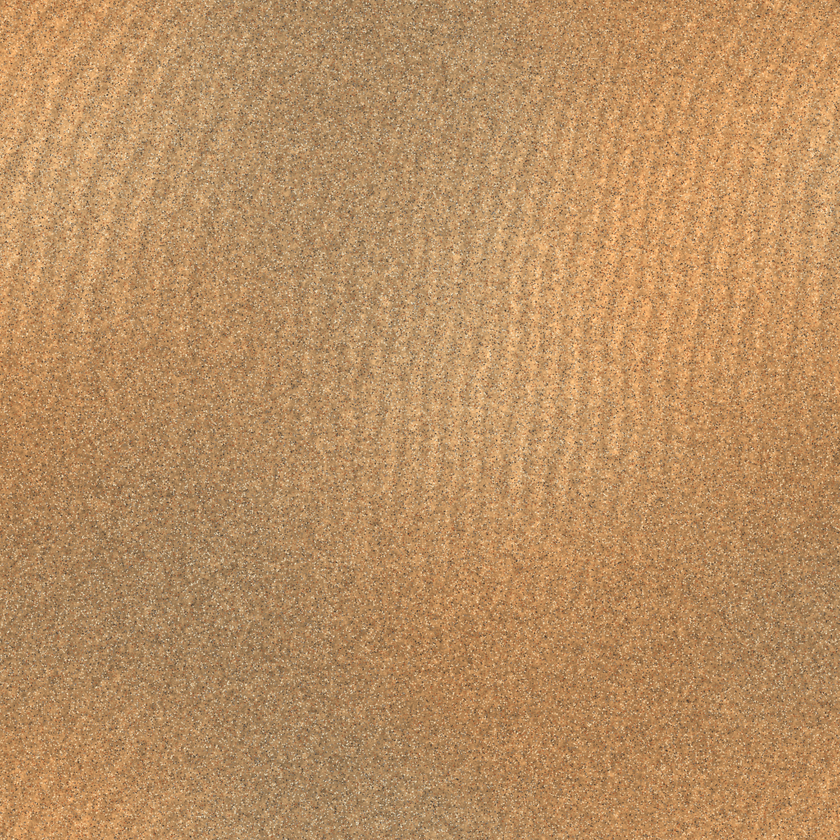
#> input picture assets/sand_albedo.png, 840 x 840 px, shrunk from 1024 x 1024 before the run
$ python make_dust.py
#> lines starting #> are read from the running program, lines starting #| are printed output that depends on the picture
#!/usr/bin/env python3
"""Wind-blown sand lying on the wooden pieces and the clay tablet, as decal textures
(RGBA, straight alpha) in ../assets: dust_<name>.png.

Needs numpy + pillow:   python3 tools/make_dust.py

Nothing left out on desert sand stays clean. Sand is blown onto everything lying on it
and collects where the wind drops it: in uneven clumps along the edges, deepest on the
edges facing the wind, as single grains thinning out toward the middle, and in faint
streaks running with the wind. In the dice tray it also settles inside the walls,
mostly just inside the windward one, where sand blown over the rim falls.

Each texture covers its object's top from above (u along the object's x, v along its
z), at PPU pixels per world unit; the game lays it on as a decal (main.gd, add_dust).
"""
import os

import numpy as np
from PIL import Image

OUT = os.path.join(os.path.dirname(os.path.abspath(__file__)), "..", "assets")
PPU = 160
WIND = np.array([0.94, 0.34])        # the way the wind blows (x, z): main.gd SAND_WIND
SAND = os.path.join(OUT, "sand_albedo.png")


def fnoise(h, w, sx, sy, rng):
    """Smooth noise, unit std, correlation length sx (along x) / sy (along y) pixels."""
    r = rng.standard_normal((h, w))
    fy = np.fft.fftfreq(h)[:, None]
    fx = np.fft.rfftfreq(w)[None, :]
    g = np.exp(-2 * np.pi ** 2 * ((sx * fx) ** 2 + (sy * fy) ** 2))
    n = np.fft.irfft2(np.fft.rfft2(r) * g, s=(h, w))
    return (n - n.mean()) / (n.std() + 1e-9)


def edge_bands(h, w, box, blot, well):
    """Sand along the inside of each edge of box = (x0, z0, x1, z1) (pixels), each edge
    on its own (so corners blend): how much collects there (0..1)."""
    z, x = np.mgrid[0:h, 0:w].astype(float)
    x0, z0, x1, z1 = box
    inside = (x >= x0) & (x <= x1) & (z >= z0) & (z <= z1)
    out = np.zeros((h, w))
    for d, n in [(x - x0, (-1, 0)), (x1 - x, (1, 0)), (z - z0, (0, -1)), (z1 - z, (0, 1))]:
        face = float(np.clip(-(np.array(n) @ WIND), 0, 1))
        if well:
            face = float(np.clip(np.array(n) @ WIND, 0, 1))   # piles at the foot of the wall it blew over
        width = (0.03 + 0.1 * face) * PPU * np.clip(1.0 + 0.6 * blot, 0.2, 2.4)
        out = np.maximum(out, np.exp(-np.maximum(d, 0) / width) * (0.35 + 0.65 * face))
    return np.where(inside, out, 0.0)


def dust(w_world, h_world, seed, edges, wells=()):
    """edges: rectangles (world, from the texture's corner) whose edges collect sand on
    the inside; wells: rectangles sunk below (the tray's floor) that collect it at the
    foot of their walls, mostly the windward one."""
#> called with w_world = 8.5, h_world = 3.5, seed = 11, wells = ()
    rng = np.random.default_rng(seed)
    W, H = int(round(w_world * PPU)), int(round(h_world * PPU))
    blot = fnoise(H, W, 0.07 * PPU, 0.07 * PPU, rng)          # clumps along an edge
    fine = fnoise(H, W, 0.02 * PPU, 0.02 * PPU, rng)
    amt = np.zeros((H, W))
    for box in edges:
        amt = np.maximum(amt, edge_bands(H, W, [c * PPU for c in box], blot, False))
    for box in wells:
        amt = np.maximum(amt, edge_bands(H, W, [c * PPU for c in box], blot, True))
    amt *= np.clip(0.8 + 0.35 * blot, 0, 1.3)
    # faint streaks running with the wind (sheared along it)
    z, x = np.mgrid[0:H, 0:W].astype(float)
    ang = np.arctan2(WIND[1], WIND[0])
    st = fnoise(H, W, 0.8 * PPU, 0.04 * PPU, rng)
    shift = (x * np.tan(ang)).astype(int) % H
    st = st[(z.astype(int) + shift) % H, x.astype(int)]
    amt = np.maximum(amt, np.clip(st - 1.1, 0, None) * 0.18)
    # the sand is grains: where there is a lot they nearly cover the wood, where there is
    # a little they are scattered; under them only a thin film of fine dust
    u = rng.random((H, W))
    grains = (u < 0.004 + 0.75 * amt ** 1.3).astype(float) * rng.uniform(0.6, 1.0, (H, W))
    grains = np.maximum(grains, np.roll(grains, 1, 1) * (rng.random((H, W)) < 0.3))
    film = 0.3 * np.clip(amt, 0, 1) ** 1.5
    a = np.clip(np.maximum(grains * np.clip(0.55 + 0.6 * amt, 0, 1), film), 0, 1)
    # colour: the sand's own, grain by grain a little lighter or darker
    s = np.asarray(Image.open(SAND).convert("RGB"), float) / 255.0
    base = s.reshape(-1, 3).mean(0)
#> base = [0.728, 0.561, 0.384]
    tone = 1.0 + 0.08 * fine + np.where(grains > 0, rng.uniform(-0.2, 0.15, (H, W)), 0.0)
    rgb = np.clip(base[None, None, :] * tone[..., None] * 1.08, 0, 1)
    return np.dstack([rgb, a])


def save(name, rgba):
#> called with name = 'dust_board.png'
    Image.fromarray((np.clip(rgba, 0, 1) * 255 + 0.5).astype(np.uint8), "RGBA").save(os.path.join(OUT, name))


if __name__ == "__main__":
    # main.gd: board 8.5 x 3.5, strips 7.4 x 0.9, home plates HOME_SIZE 1.7 x 2.8,
    # tray TRAY 3.6 x 4.8 inside rim boards 0.3 thick, tablet TABLET_SIZE 2.8 x 1.2
    save("dust_board.png", dust(8.5, 3.5, 11, [(0, 0, 8.5, 3.5)]))
    save("dust_strip.png", dust(7.4, 0.9, 12, [(0, 0, 7.4, 0.9)]))
#> call 2 of dust, with w_world = 7.4, h_world = 0.9, seed = 12, wells = ()
#> in dust (call 2), `return np.dstack([rgb, a])`:
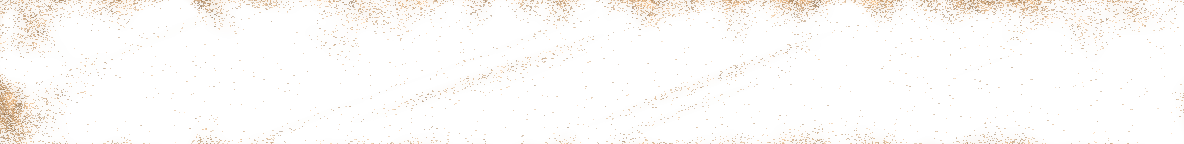
#> returned value: shape (144, 1184, 4) float64; mean of channels 0, 1, 2, 3 0.786, 0.605, 0.414, 0.0384; transparent parts drawn white
    save("dust_plate.png", dust(1.7, 2.8, 13, [(0, 0, 1.7, 2.8)]))
#> call 3 of dust, with w_world = 1.7, h_world = 2.8, seed = 13, wells = ()
#> in dust (call 3), `rgb = np.clip(base[None, None, :] * tone[..., None] * 1.08, 0, 1)`:
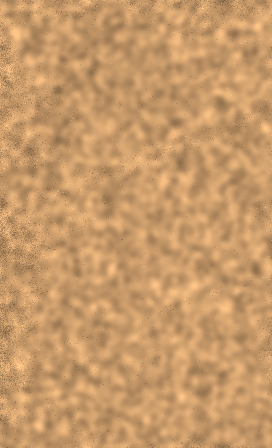
#> rgb: shape (448, 272, 3) float64; mean of channels 0, 1, 2 0.785, 0.604, 0.414; drawn as R, G, B
#> in dust (call 3), `return np.dstack([rgb, a])`:
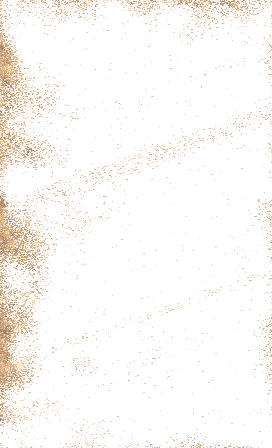
#> returned value: shape (448, 272, 4) float64; mean of channels 0, 1, 2, 3 0.785, 0.604, 0.414, 0.0603; transparent parts drawn white
    save("dust_tray.png", dust(4.2, 5.4, 14, [(0, 0, 4.2, 5.4)], wells=[(0.3, 0.3, 3.9, 5.1)]))
#> call 4 of dust, with w_world = 4.2, h_world = 5.4, seed = 14
#> in dust (call 4), `rgb = np.clip(base[None, None, :] * tone[..., None] * 1.08, 0, 1)`:
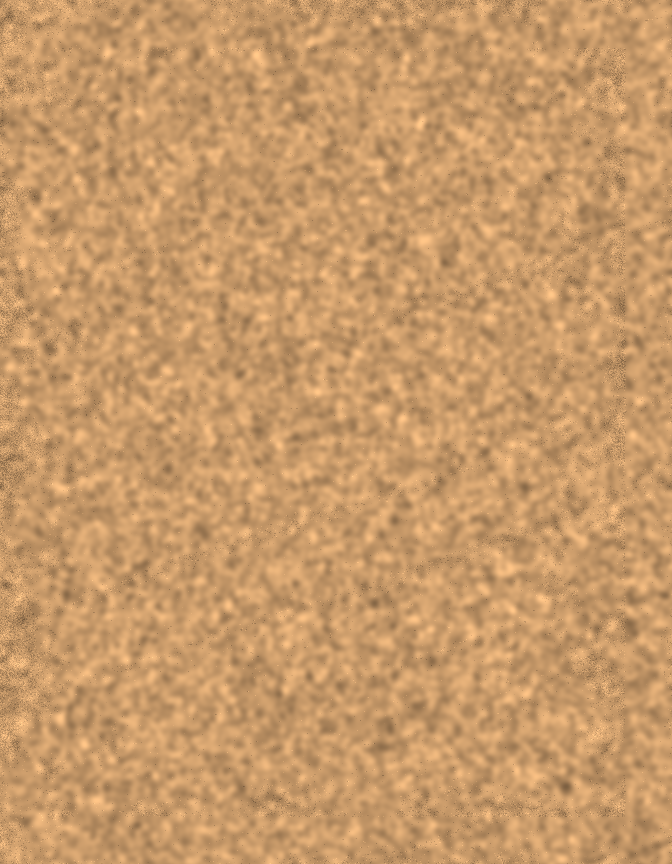
#> rgb: shape (864, 672, 3) float64; mean of channels 0, 1, 2 0.785, 0.605, 0.414; drawn as R, G, B
#> in dust (call 4), `return np.dstack([rgb, a])`:
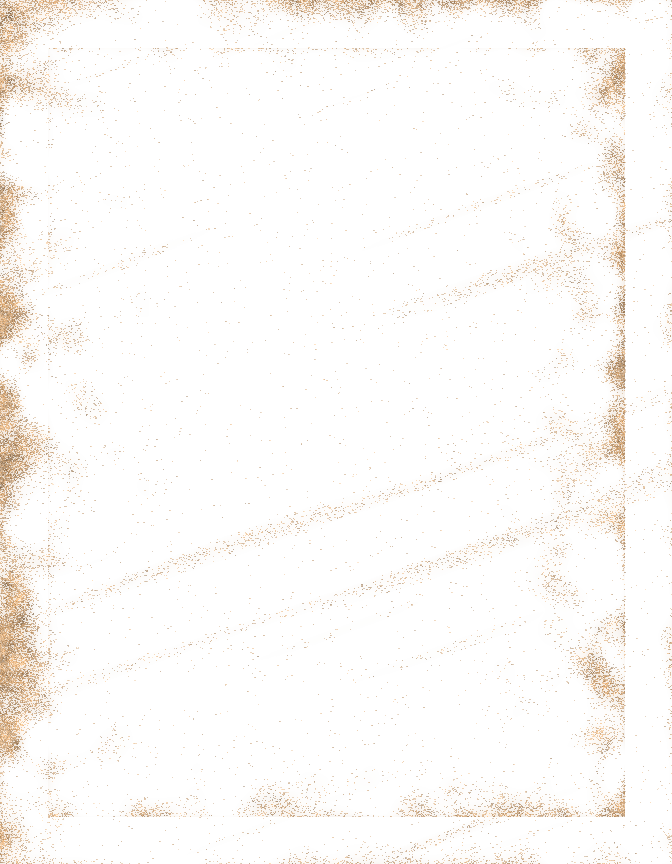
#> returned value: shape (864, 672, 4) float64; mean of channels 0, 1, 2, 3 0.785, 0.605, 0.414, 0.0439; transparent parts drawn white
    save("dust_tablet.png", dust(2.8, 1.2, 15, [(0, 0, 2.8, 1.2)]))
#> in dust (call 5), `rgb = np.clip(base[None, None, :] * tone[..., None] * 1.08, 0, 1)`:
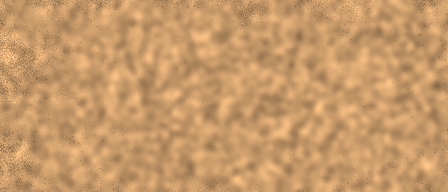
#> rgb: shape (192, 448, 3) float64; mean of channels 0, 1, 2 0.785, 0.605, 0.414; drawn as R, G, B
#> in dust (call 5), `return np.dstack([rgb, a])`:
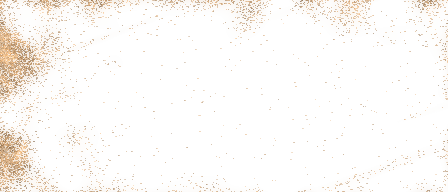
#> returned value: shape (192, 448, 4) float64; mean of channels 0, 1, 2, 3 0.785, 0.605, 0.414, 0.0536; transparent parts drawn white
    print("wrote dust textures")

$ run again, with assets/board_rough.png copied over assets/sand_albedo.png
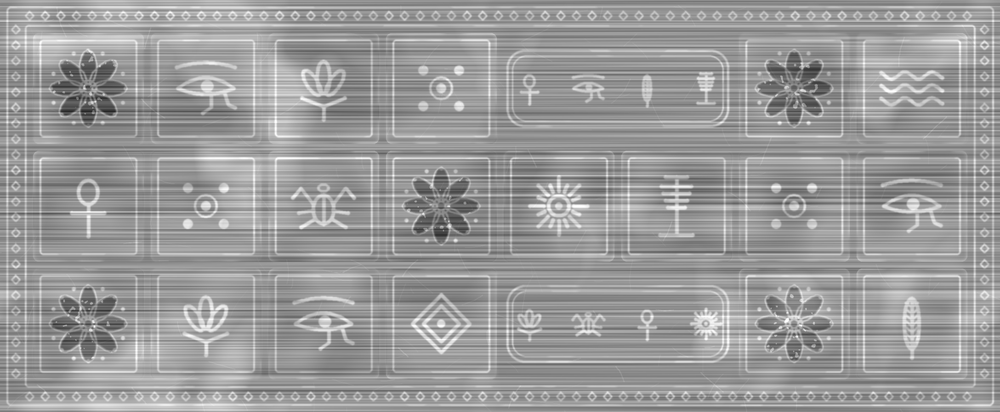
#> input picture assets/board_rough.png, 1000 x 412 px, shrunk from 2176 x 896 before the run
#> base = [0.606, 0.606, 0.606]
#> rgb: shape (144, 1184, 3) float64
#> rgb: shape (448, 272, 3) float64
#> rgb: shape (864, 672, 3) float64
#> in dust (call 5), `rgb = np.clip(base[None, None, :] * tone[..., None] * 1.08, 0, 1)`:
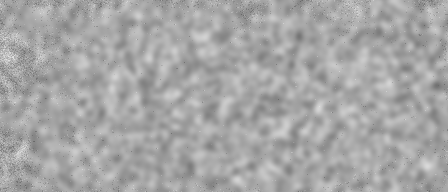
#> rgb: shape (192, 448, 3) float64; min 0.402, max 0.891, mean 0.653
#> in dust (call 5), `return np.dstack([rgb, a])`:
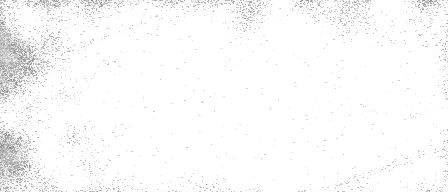
#> returned value: shape (192, 448, 4) float64; mean of channels 0, 1, 2, 3 0.653, 0.653, 0.653, 0.0536; transparent parts drawn white
